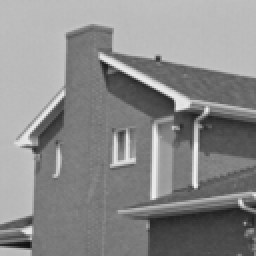
%> input picture house.tif, 128 x 128 px (shown 2 times larger)
$ octave signalGenerationImg.m   (GNU Octave 9; MATLAB toolbox functions it lacks are replaced by stand-ins)
%> lines starting %> are read from the running program, lines starting %| are printed output that depends on the picture; in (x1, y1, x2, y2) boxes, pixels count from 0 and x2, y2 are one past the last pixel; in counts of white or black regions, pixels touching at a corner belong together; the program's own positions count from 1
clear all;
close all;
clc;

origSignalPath='C:\Users\nnf001\Desktop\SSP\FinalProject\house.tif';
img=imread(origSignalPath);
%> img is the input picture: size 128x128 uint8; min 15, max 243, mean 138
img=im2bw(img);
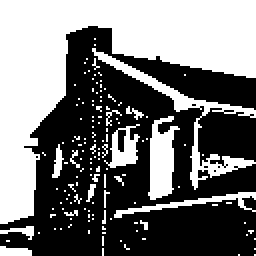
%> img: size 128x128 logical (shown 2 times larger); 45.9% white; 139 white regions (129 under 20 px), largest, box (x1, y1, x2, y2) and area: (0, 0, 128, 112) 5494, (46, 24, 128, 95) 663, (74, 58, 90, 100) 420

img=double(img);
lambda=sum(uint8(img(:)))/length(img(:));
%> lambda = 0.459
img(img==0)=double(80);
img(img==1)=double(170);
figure(1);imshow(img,[0 255]);

originalSignalPath='C:\Users\nnf001\Desktop\SSP\FinalProject\house_original.tif';
imwrite(uint8(img),originalSignalPath,'tif','Compression','none');

img=img+30*randn(size(img));
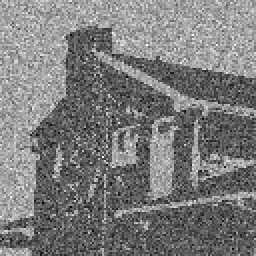
%> img: size 128x128 double (shown 2 times larger); min -29.6, max 279.9, mean 121; drawn with min black and max white
figure(2);imshow(img,[0 255]);
figure(3);hist(img(:));
%> after `hist(img(:))`:
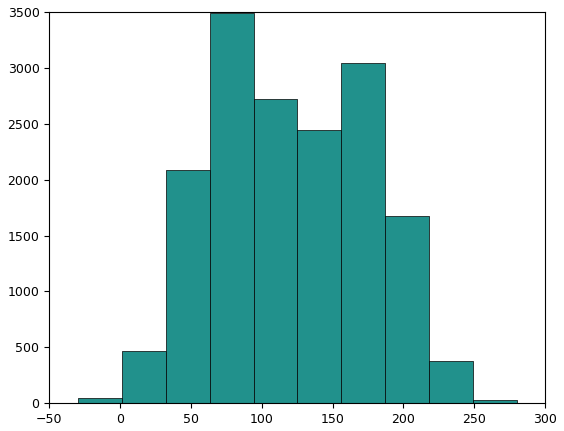
%> figure redrawn from the program's plot data; tallest bar 3493 high, from x = 63.26 to 94.22

noisySignalPath='C:\Users\nnf001\Desktop\SSP\FinalProject\house_noisy.tif';
imwrite(uint8(img),noisySignalPath,'tif','Compression','none');


% GATHER A FEW SAMPLES FOR THE MH AND GIBBS SAMPLING
index=unidrnd(length(img(:)),50,1);
%> index = 50 values, max 16102 at index 18, min 19 at index 41, mean 9417.5
y=img(index);
%> y = 50 values, max 229.9 at index 2, min 18.61 at index 26, mean 123.1
figure(3);hist(y,50);
%> after `hist(y,50)`:
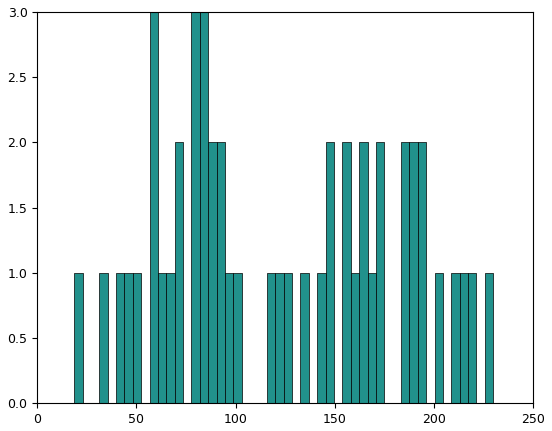
%> figure redrawn from the program's plot data; tallest bar 3 high, from x = 56.64 to 60.86


% [20 lines of commented-out code are left out]

savePath='C:\Users\nnf001\Desktop\SSP\FinalProject\yData.mat';
save(savePath,'y');
